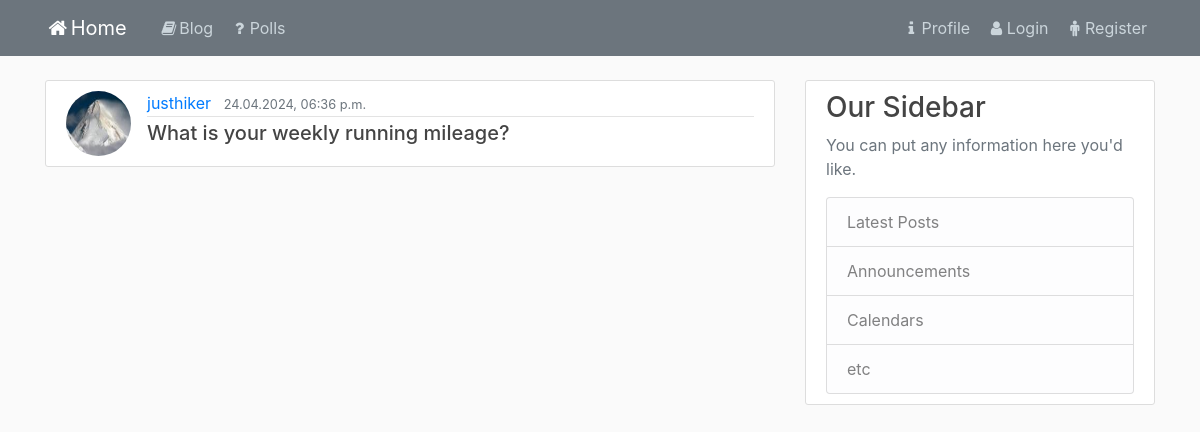
/polls/, run on an earlier commit of the app's database.
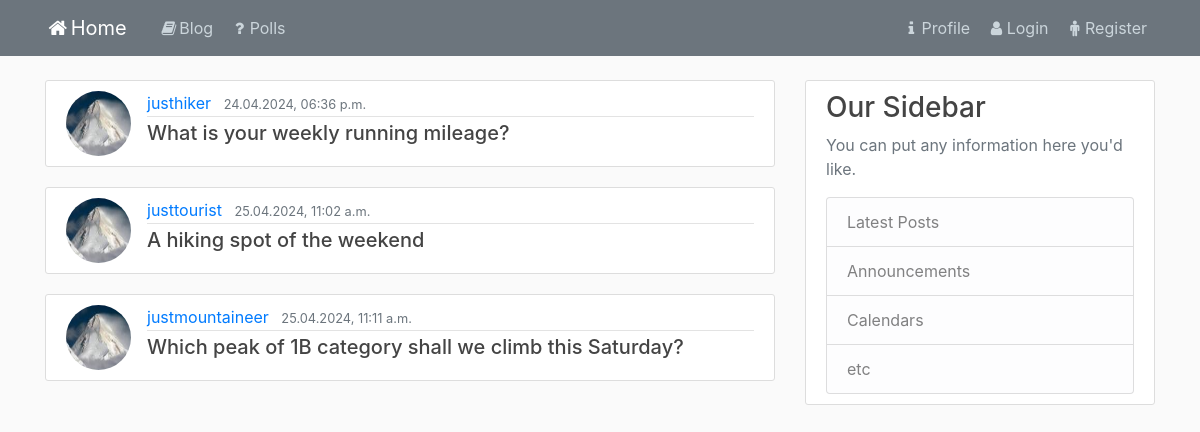
And on a later commit of the database.
### polls/models.py (models this page shows, shortened)
class Question(models.Model):
    question_text = models.CharField(max_length=255)
    publication_date = models.DateTimeField(default=timezone.now)
    author = models.ForeignKey(User, on_delete=models.CASCADE)

### user/models.py (models this page shows, shortened)
class Profile(models.Model):
    user = models.OneToOneField(User, on_delete=models.CASCADE)
    image = models.ImageField(default='default.jpg', upload_to='profile_pics')

### polls/views.py (the view)
# urls.py: path('', views.IndexListView.as_view(), name='polls-index'),
class IndexListView(generic.ListView):
    template_name = 'polls/polls_index.html'
    queryset = Question.objects.all()

### polls/templates/polls/polls_index.html
{% extends 'blog/base_blog.html' %}
{% block content %}
{% if question_list %}
    {% for question in question_list %}
        <article class="media content-section">
            <img class="rounded-circle article-img" src="{{ question.author.profile.image.url }}">
            <div class="media-body">
                <div class="article-metadata">
                    <a class="mr-2" href="#">{{ question.author }}</a>
                    <small class="text-muted">{{ question.publication_date|date:'d.m.Y, h:i a' }}</small>
                </div>
                <h5><a class="article-title" href="{% url 'polls:polls-detail' question.id %}">{{ question.question_text }}</a></h5>
            </div>
        </article>
    {% endfor %}
{% else %}
    <p>No polls are currently available.</p>
{% endif %}
{% endblock content %}

### blog/templates/blog/base_blog.html (shortened to what this page needs)
{% load static %}
<!DOCTYPE html>
<html lang="en-US">
<head>
    <link rel="stylesheet" href="https://maxcdn.bootstrapcdn.com/bootstrap/4.0.0/css/bootstrap.min.css">
    <link rel="stylesheet" href="https://cdnjs.cloudflare.com/ajax/libs/font-awesome/4.7.0/css/font-awesome.min.css">
    <link rel="stylesheet" type="text/css" href="{% static 'blog/base.css' %}"/>
</head>
<body>
    <header class="site-header">
      <nav class="navbar navbar-expand-md navbar-dark bg-secondary fixed-top">
        <div class="container">
          <a class="navbar-brand mr-4" href="{% url 'blog:blog-home' %}"><i class="fa fa-fw fa-home"></i>Home</a>
          <div class="collapse navbar-collapse" id="navbarToggle">
            <div class="navbar-nav mr-auto">
              <a class="nav-item nav-link" href="{% url 'blog:blog-main' %}"><i class="fa fa-fw fa-book"></i>Blog</a>
              <a class="nav-item nav-link" href="{% url 'polls:polls-index' %}"><i class="fa fa-fw fa-question"></i>Polls</a>
            </div>
            <div class="navbar-nav">
                <a class="nav-item nav-link" href="{% url 'user:user-profile' %}"><i class="fa fa-fw fa-info"></i>Profile</a>
              {% if user.is_authenticated %}
                <a class="nav-item nav-link" href="{% url 'user:user-logout' %}"><i class="fa fa-fw fa-sign-out"></i>Logout</a>
              {% else %}
                <a class="nav-item nav-link" href="{% url 'user:user-login' %}"><i class="fa fa-fw fa-user"></i>Login</a>
                <a class="nav-item nav-link" href="{% url 'user:user-register' %}"><i class="fa fa-fw fa-male"></i>Register</a>
              {% endif %}
            </div>
          </div>
        </div>
      </nav>
    </header>
    <main role="main" class="container">
      <div class="row">
        <div class="col-md-8">
            {% block content %}{% endblock content %}
        </div>
        <div class="col-md-4">
          <div class="content-section">
            <h3>Our Sidebar</h3>
              <p class='text-muted'>You can put any information here you'd like.</p>
              <ul class="list-group">
                <li class="list-group-item list-group-item-light">Latest Posts</li>
                <li class="list-group-item list-group-item-light">Announcements</li>
                <li class="list-group-item list-group-item-light">Calendars</li>
                <li class="list-group-item list-group-item-light">etc</li>
              </ul>
          </div>
        </div>
      </div>
    </main>
</body>
</html>

### blog/static/blog/base.css (style rules this page uses)
body { background: #fafafa; color: #333333; margin-top: 5rem; }
h1, h2, h3, h4, h5, h6 { color: #444444; }
ul { margin: 0; }
.bg-secondary { background-color: #5f788a; }
.site-header .navbar-nav .nav-link { color: #cbd5db; }
.content-section { background: #ffffff; padding: 10px 20px; border: 1px solid #dddddd; border-radius: 3px; margin-bottom: 20px; }
.article-title { color: #444444; }
.article-img { height: 65px; width: 65px; margin-right: 16px; }
.article-metadata { padding-bottom: 1px; margin-bottom: 4px; border-bottom: 1px solid #e3e3e3 }

What changed in the data, as far as the page shows it:
added Question: author.profile.image (placeholder picture), author "justtourist", publication_date "25.04.2024, 11:02 a.m.", question_text "A hiking spot of the weekend"
added Question: author.profile.image (placeholder picture), author "justmountaineer", publication_date "25.04.2024, 11:11 a.m.", question_text "Which peak of 1B category shall we climb this Saturday?"
